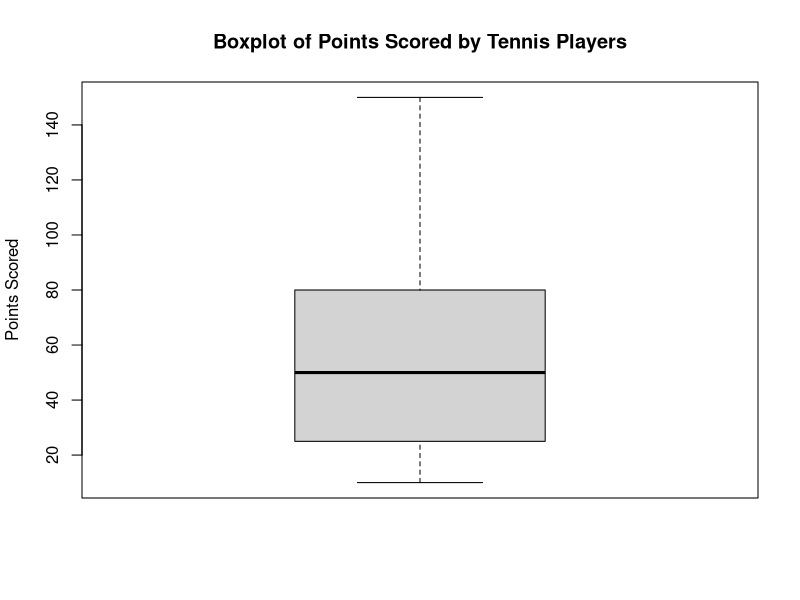

This figure's R source:

# Example dataset of points scored by tennis players
points_scored <- c(10, 15, 20, 25, 30, 40, 50, 60, 70, 80, 100, 120, 150)

# Create a boxplot to visualize points scored
boxplot(points_scored,
        main = "Boxplot of Points Scored by Tennis Players",
        ylab = "Points Scored")


